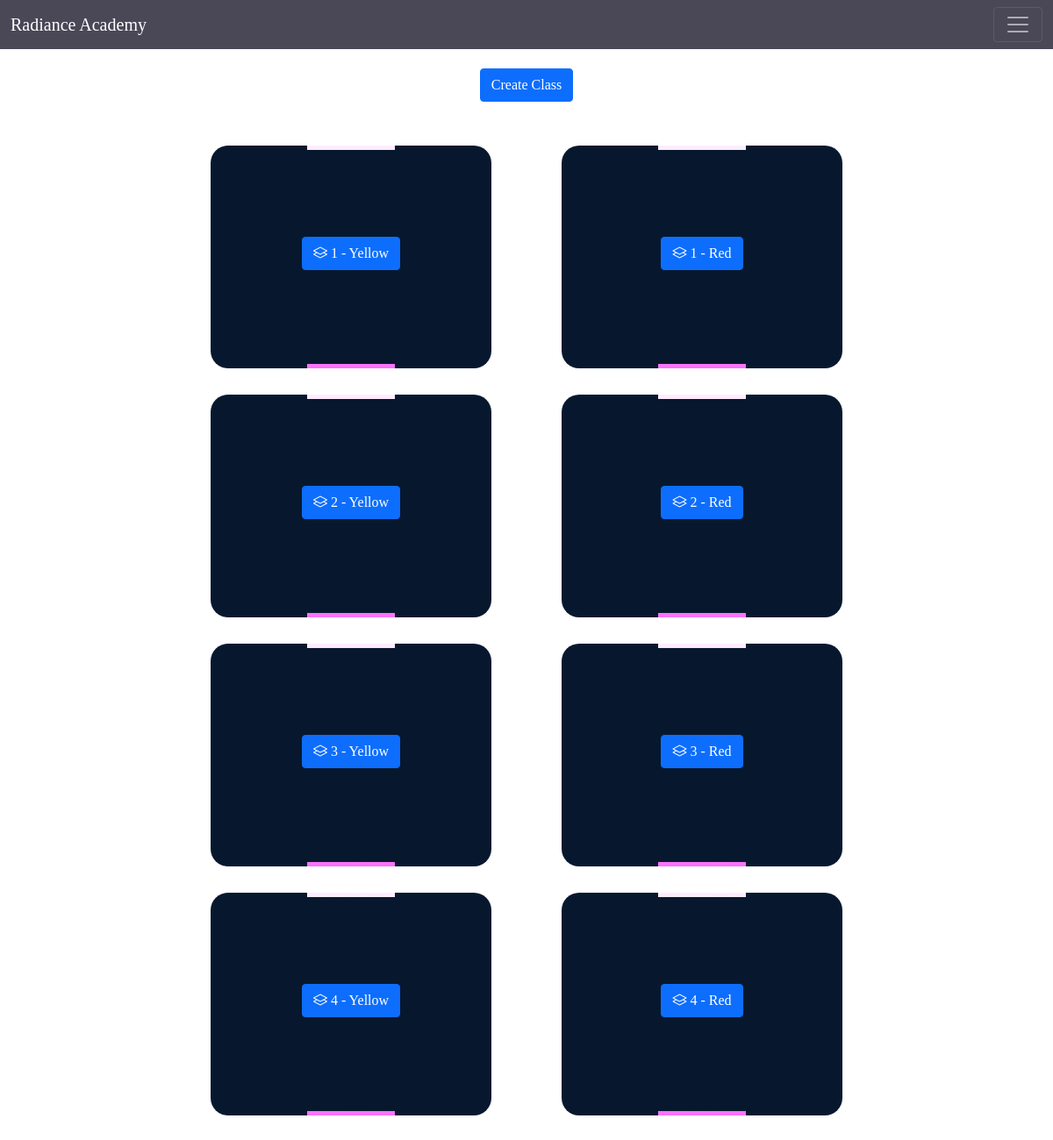
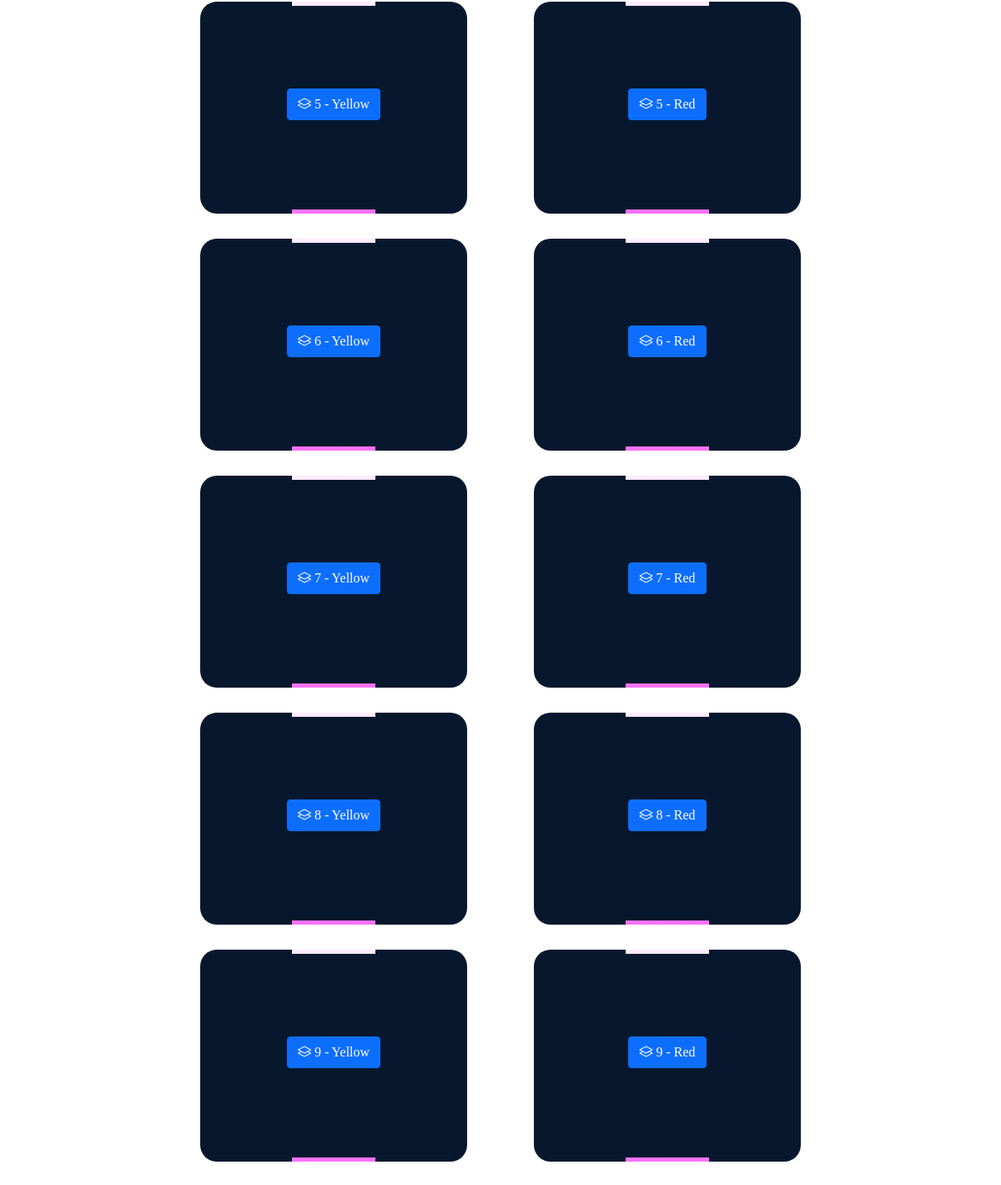
The app's page /Supervisor/Classes/ (signed in) with its own data (2 pictures, top to bottom).
### Users/models.py (models this page shows, shortened)
class MyUser(AbstractBaseUser):
    class Role(models.TextChoices):
        Student = "Student"
        Teacher = "Teacher"
        ADMIN = "Admin"
        Finance = "Finance"
        Guardian = "Guardian"
        Receptionist = "Receptionist"
        Supervisor = "Supervisor"
        Referer = "Referer"
        Supplier = "Supplier"
    base_role = Role.Student
    email = models.EmailField(unique=True, null=True, blank=True)
    school = models.ForeignKey(Schools, null=True,blank=True, on_delete=models.CASCADE)
    id_number = models.CharField(max_length=20, unique=True)  # ✅ Ensure unique=True
    uuid = models.UUIDField(default=uuid.uuid4, unique=True, editable=False)
    date = models.DateField(default=timezone.now)
    role = models.CharField(max_length=15, choices=Role.choices, default=base_role)
    is_active = models.BooleanField(default=True)
    is_admin = models.BooleanField(default=False)
    is_staff = models.BooleanField(default=False)  # ✅ Required for Django Admin
    is_superuser = models.BooleanField(default=False)  # ✅ Needed for superusers
    objects = MyUserManager()
    USERNAME_FIELD = 'id_number'  # ✅ Django now identifies users by ID number
    REQUIRED_FIELDS = []  # No other required fields

class Schools(models.Model):
    uuid = models.UUIDField(default=uuid.uuid4, unique=True)
    names = models.CharField(max_length=150)
    display = models.CharField(max_length=100, null=True)
    location = models.CharField(max_length=100)
    contact = models.CharField(max_length=100)
    is_active = models.BooleanField(default=True)
    has_boarding = models.BooleanField(default=True)
    is_mixed = models.BooleanField(default=False)

class Classes(models.Model):
    school = models.ForeignKey(Schools, on_delete=models.CASCADE)
    class_id = models.UUIDField(default=uuid.uuid4, unique=True)
    grade = models.CharField(max_length=10)
    name = models.CharField(max_length=100)
    year = models.PositiveIntegerField(default=2025)
    is_active = models.BooleanField(default=True)
    class_teacher = models.ForeignKey(MyUser, null=True, blank=True, on_delete=models.SET_NULL)
    def __str__(self):
        return str(self.name)

### Supervisor/views.py (the view, shortened to what this page needs)
# urls.py: path('Classes/', ClassesView.as_view(), name='classes'),
class ClassesView(LoginRequiredMixin, TemplateView):
    template_name = 'Supervisor/classes.html'
    def get_context_data(self, **kwargs):
        context = super().get_context_data(**kwargs)
        user = self.request.user
        classes = Classes.objects.filter(school=user.school).order_by('grade')
        if user.role == 'Teacher':
            context['base_html'] = 'Teacher/teachers_base.html'
        elif user.role in ['Supervisor']:
            context['base_html'] = 'Supervisor/base.html'
        context['classes'] = classes
        return context

### Supervisor/templates/Supervisor/classes.html (shortened to what this page needs)
{% extends base_html %}
{% load custom_filters %}
{% block content %}
<br><br>
<div class="">
    <div style="justify-self:center;justify-content: center;margin-top: 30px;">
        <a href="{% url 'create-class' %}" class="btn btn-primary"  aria-disabled="true">Create Class</a>
</div>
        <div class="users-iew" style="display: grid;grid-template-columns: repeat(auto-fit, minmax(300px, 400px));row-gap: 30px;margin: 50px auto;width: 99%;justify-content: center;justify-items: center;">
            {% for class in classes %}
             <a href="{% url 'class-profile' class.class_id %}">
            <div class="card2">
                   <h2 class="btn btn-primary">   <i class="bi bi-layers"></i> {{ class.grade }} - {{ class }}</h2>
            </div>
            </a>
            {% endfor %}
        </div>
    </div>
</div>
{% endblock %}

### Teacher/templates/Teacher/teachers_base.html (shortened to what this page needs)
{% load static %}
{% load custom_filters %}
<!DOCTYPE html>
<html lang="en">
<head>
  <link href="https://cdn.jsdelivr.net/npm/bootstrap@5.1.3/dist/css/bootstrap.min.css" rel="stylesheet"
>
  <link rel="stylesheet" type="text/css" href="{% static 'Users/styles.css' %}">
  <link rel="stylesheet" type="text/css" href="{% static 'SubjectList/SubjectLiist.css' %}">
  <link rel="stylesheet" type="text/css" href="{% static 'Guardian/Guardian.css' %}">
  <link rel="stylesheet" type="text/css" href="{% static 'Supervisor/Supervisor.css' %}">
  <link rel="stylesheet" type="text/css" href="{% static 'Teacher/teacher.css' %}">
  <link rel="stylesheet" href="https://cdn.jsdelivr.net/npm/bootstrap-icons@1.10.3/font/bootstrap-icons.css">
</head>
<body>
  <nav class="navbar navbar-dark fixed-top" id="top-bar">
    <div class="container-fluid">
      <a class="navbar-brand" style="color:white;" href="#">{% if user.is_authenticated %} {{ user.school.display }}  {% else %} Mwalimu Private {% endif %}</a>
      <button class="navbar-toggler" type="button" data-bs-toggle="offcanvas" data-bs-target="#offcanvasNavbar"
        aria-controls="offcanvasNavbar">
        <span class="navbar-toggler-icon"></span>
      </button>
    </div>
  </nav>
  <div class="main-body">
    {% block content %}
    {% endblock %}
</body>
</html>

### Users/static/Users/styles.css (style rules this page uses)
* { padding: 0; margin: 0; font-family: Nunito !important; }
#top-bar a { color:black; }
nav { background-color:rgba(29, 25, 46, .8); }
.main-body { position: absolute; width: 100%; max-width: 100%; overflow-x: scroll; }
a { text-decoration: none !important; }

### SubjectList/static/SubjectList/SubjectLiist.css (style rules this page uses)
.upcoming-classes-view p,a { text-decoration:none; color:black ; padding:0px; margin:0px; }

### Supervisor/templates/Supervisor/classes.html (style rules this page uses)
.card2 { width: 320px; height: 254px; background: #07182E; color: white; position: relative; display: flex; place-content: center; place-items: center; overflow: hidden; border-radius: 20px; }
.card2 h2 { z-index: 1; color: white; font-size: 16px; }
.card2::before { content: ''; position: absolute; width: 100px; background-image: linear-gradient(180deg, rgb(255, 255, 255), rgb(250, 94, 250)); height: 130%; animation: rotBGimg 3s linear infinite; transition: all 0.2s linear; }
.card2::after { content: ''; position: absolute; background: #07182E; ; inset: 5px; border-radius: 15px; }

### records on screen
MyUser: school.display "Radiance Academy"
Classes: grade "1", name "Yellow"
Classes: grade "1", name "Red"
Classes: grade "2", name "Yellow"
Classes: grade "2", name "Red"
Classes: grade "3", name "Yellow"
Classes: grade "3", name "Red"
Classes: grade "4", name "Yellow"
Classes: grade "4", name "Red"
Classes: grade "5", name "Yellow"
Classes: grade "5", name "Red"
Classes: grade "6", name "Yellow"
Classes: grade "6", name "Red"
Classes: grade "7", name "Yellow"
Classes: grade "7", name "Red"
Classes: grade "8", name "Yellow"
Classes: grade "8", name "Red"
Classes: grade "9", name "Yellow"
Classes: grade "9", name "Red"
